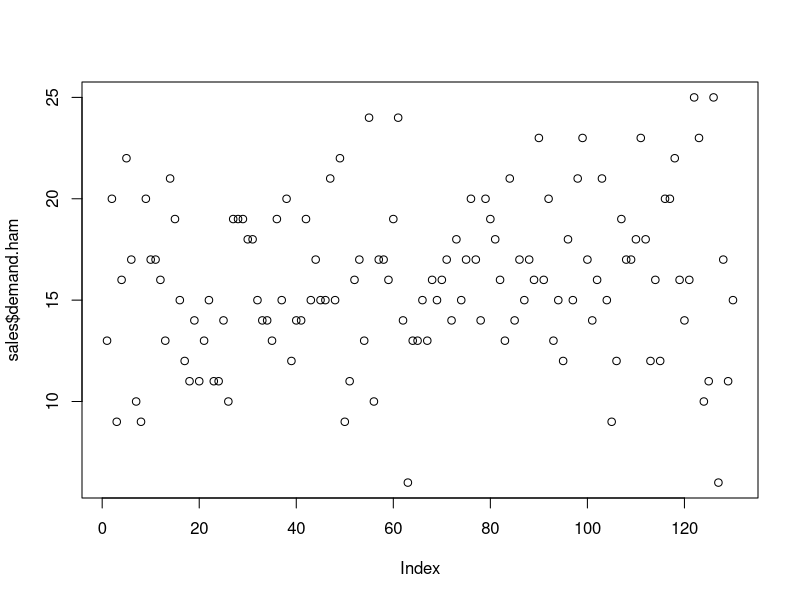
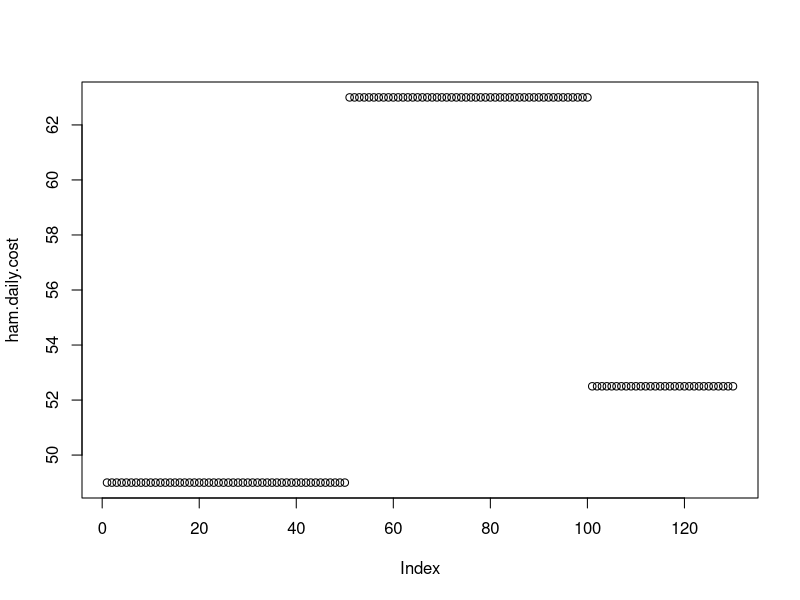

Reproduce these figures in R, in order.
# Group Assignment for IS606
# Members: Honey Berk, Sonya Hong, Rajagopal Srinivasan, James Hamski
# See'Collaborative Assignment 1.pdf' for instructions

#setwd("/Users/jim/Documents/Graduate\ School/IS\ 606/GroupAssignment_1_IS606")
details <- read.csv("details.csv")
sales <- read.csv("sales.csv")

plot(sales$demand.ham)

profit.margin <- details$price - details$cost

ham.daily.cost <- sales$available.ham * details$cost[1]

plot(ham.daily.cost)